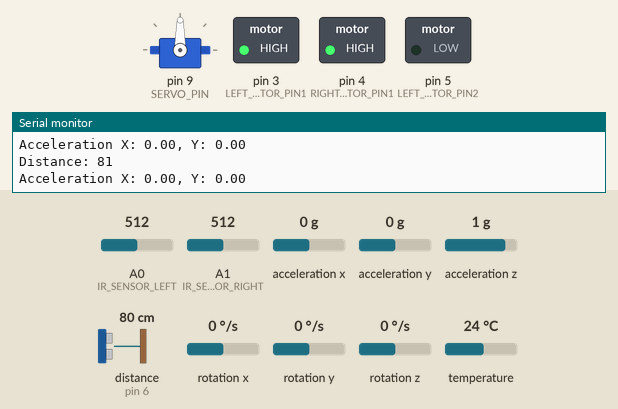
A sketch run on a simulated Arduino Uno, built with avr-gcc and run on an emulated ATmega328P. Shown: servo, switched loads named in the sketch (green lamp = pin HIGH), the last lines printed to the serial monitor. Dashed ring = blinking. Inputs (shaded band) come from the test bench; at power-on: distance to the obstacle (sensor on pin 6) 80 cm, A0 (IR_SENSOR_LEFT) = 512, A1 (IR_SENSOR_RIGHT) = 512, acceleration x 0 g, acceleration y 0 g, acceleration z 1 g, rotation x 0 °/s, rotation y 0 °/s, rotation z 0 °/s, temperature 24 °C. The echo pulse lasts 58.3 µs per cm; pins used as bus, display or sensor lines are not drawn.

Above: at 1.2 s.
1.3 s: distance to the obstacle (sensor on pin 6) set to 21 cm
4.3 s: distance to the obstacle (sensor on pin 6) set to 17 cm
At 5.0 s:
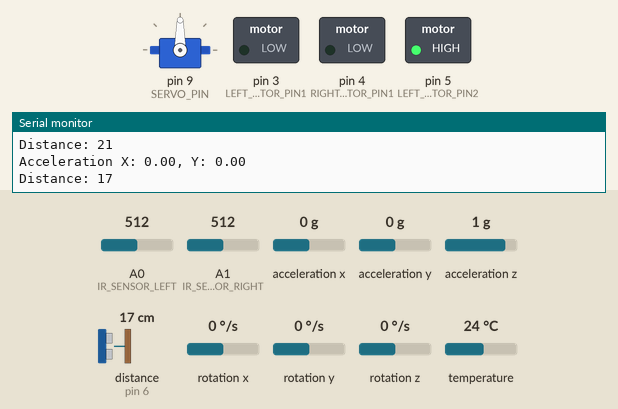
At 5.7 s:
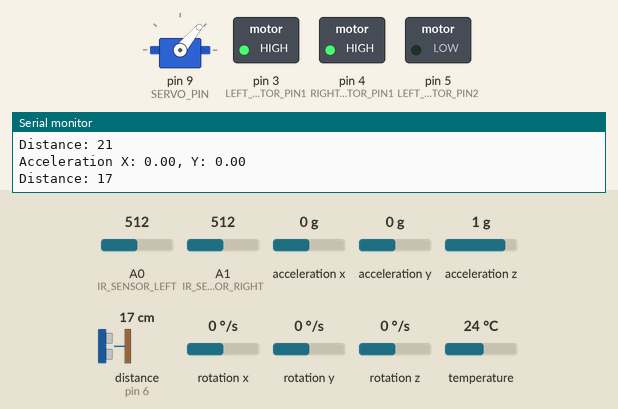
7.3 s: A0 (IR_SENSOR_LEFT) set to 490
At 9.1 s:
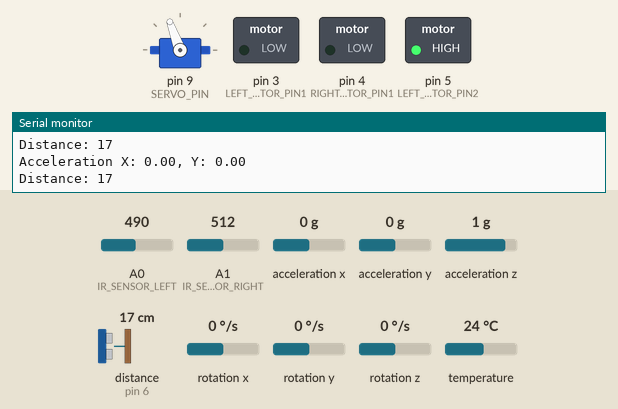
10.3 s: A0 (IR_SENSOR_LEFT) set to 510
13.3 s: A1 (IR_SENSOR_RIGHT) set to 490
At 14.8 s:
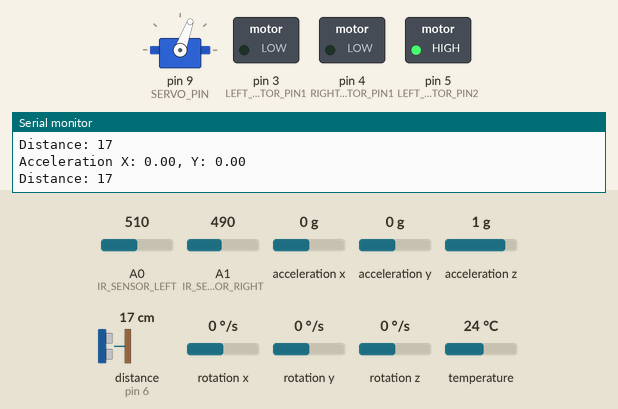
16.3 s: A1 (IR_SENSOR_RIGHT) set to 510
Timing chart, 0 to 20.3 s (numbered marks = the images above; inputs shaded):
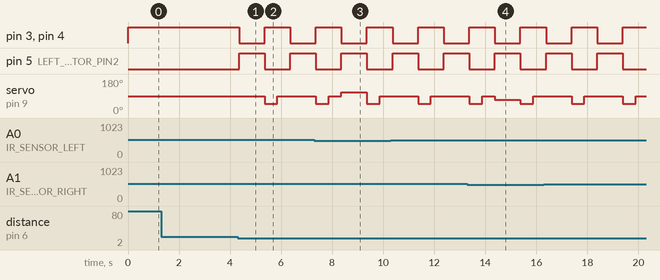

Measured:
- the behaviour switches between 20 and 19 cm on distance to the obstacle (sensor on pin 6) (found by bisection; images 0 and 1)
- after the input at 4.3 s, pin 3 (LEFT_MOTOR_PIN1), pin 4 (RIGHT_MOTOR_PIN1): HIGH → LOW after 0.05 s, → HIGH 1.0 s later, → LOW 1.0 s later; pin 5 (LEFT_MOTOR_PIN2): LOW → HIGH after 0.05 s, → LOW 1.0 s later, → HIGH 1.0 s later; servo on pin 9 (SERVO_PIN): 90° → 50° after 1.1 s, → 90° 0.50 s later

The sketch:

sketch_sep11aGithub1.ino
```cpp
#include <Servo.h>
#include <NewPing.h>
#include <Wire.h>
#include <Adafruit_MPU6050.h>
#include <Adafruit_Sensor.h>

#define TRIGGER_PIN 7
#define ECHO_PIN 6
#define MAX_DISTANCE 200
#define LEFT_MOTOR_PIN1 3
#define LEFT_MOTOR_PIN2 5
#define RIGHT_MOTOR_PIN1 4
#define RIGHT_MOTOR_PIN2 6
#define IR_SENSOR_LEFT A0
#define IR_SENSOR_RIGHT A1
#define SERVO_PIN 9

Servo steeringServo;
NewPing sonar(TRIGGER_PIN, ECHO_PIN, MAX_DISTANCE);
Adafruit_MPU6050 mpu;

// Thresholds for IR sensor for line tracking
int irThreshold = 500;

// Color sensor configuration (TCS3200 code can be added based on the library)
int colorDetected = 0;  // 1 for green, 2 for red

void setup() {
  Serial.begin(9600);

  // Motor setup
  pinMode(LEFT_MOTOR_PIN1, OUTPUT);
  pinMode(LEFT_MOTOR_PIN2, OUTPUT);
  pinMode(RIGHT_MOTOR_PIN1, OUTPUT);
  pinMode(RIGHT_MOTOR_PIN2, OUTPUT);

  // Servo setup
  steeringServo.attach(SERVO_PIN);
  steeringServo.write(90);  // Neutral position

  // IMU setup
  if (!mpu.begin()) {
    Serial.println("Failed to find MPU6050 sensor!");
    while (1) {}
  }

  // Initialize IR sensors
  pinMode(IR_SENSOR_LEFT, INPUT);
  pinMode(IR_SENSOR_RIGHT, INPUT);
}

void loop() {
  // Step 1: Check for obstacle
  if (detectObstacle()) {
    stopVehicle();
    avoidObstacle();
  }

  // Step 2: Check for traffic sign color
  if (detectColor() == 2) {  // Red detected
    turnAround();
  }

  // Step 3: Line tracking with IR sensors
  lineTracking();

  // Step 4: IMU data for balance or adjustments (if necessary)
  adjustStability();
}

bool detectObstacle() {
  int distance = sonar.ping_cm();
  Serial.print("Distance: ");
  Serial.println(distance);

  if (distance > 0 && distance < 20) {  // Obstacle detected within 20 cm
    return true;
  }
  return false;
}

void avoidObstacle() {
  // Backup, turn, and move forward again
  moveBackward();
  delay(1000);
  turnRight();
  delay(500);
  moveForward();
}

int detectColor() {
  // Placeholder for color detection logic
  // If using TCS3200, write code here to detect color and return 1 for green, 2 for red
  // Simulating red detection for now:
  return colorDetected;  // Use actual color detection logic
}

void lineTracking() {
  int leftIR = analogRead(IR_SENSOR_LEFT);
  int rightIR = analogRead(IR_SENSOR_RIGHT);

  if (leftIR > irThreshold && rightIR < irThreshold) {
    // Turn slightly right
    steeringServo.write(70);  // Right turn
  } else if (rightIR > irThreshold && leftIR < irThreshold) {
    // Turn slightly left
    steeringServo.write(110);  // Left turn
  } else {
    // Go straight
    steeringServo.write(90);
  }

  moveForward();
}

void adjustStability() {
  sensors_event_t a, g, temp;
  mpu.getEvent(&a, &g, &temp);

  Serial.print("Acceleration X: ");
  Serial.print(a.acceleration.x);
  Serial.print(", Y: ");
  Serial.println(a.acceleration.y);

  // Use acceleration data to adjust stability (if required)
}

void moveForward() {
  digitalWrite(LEFT_MOTOR_PIN1, HIGH);
  digitalWrite(LEFT_MOTOR_PIN2, LOW);
  digitalWrite(RIGHT_MOTOR_PIN1, HIGH);
  digitalWrite(RIGHT_MOTOR_PIN2, LOW);
}

void moveBackward() {
  digitalWrite(LEFT_MOTOR_PIN1, LOW);
  digitalWrite(LEFT_MOTOR_PIN2, HIGH);
  digitalWrite(RIGHT_MOTOR_PIN1, LOW);
  digitalWrite(RIGHT_MOTOR_PIN2, HIGH);
}

void stopVehicle() {
  digitalWrite(LEFT_MOTOR_PIN1, LOW);
  digitalWrite(LEFT_MOTOR_PIN2, LOW);
  digitalWrite(RIGHT_MOTOR_PIN1, LOW);
  digitalWrite(RIGHT_MOTOR_PIN2, LOW);
}

void turnRight() {
  steeringServo.write(50);  // Adjust for sharp right turn
  moveForward();
  delay(500);
  steeringServo.write(90);  // Return to straight
}

void turnAround() {
  // Simulate a turn-around when red sign is detected
  stopVehicle();
  delay(500);
  turnRight();
  delay(1000);  // 180-degree turn
  moveForward();
}
```
